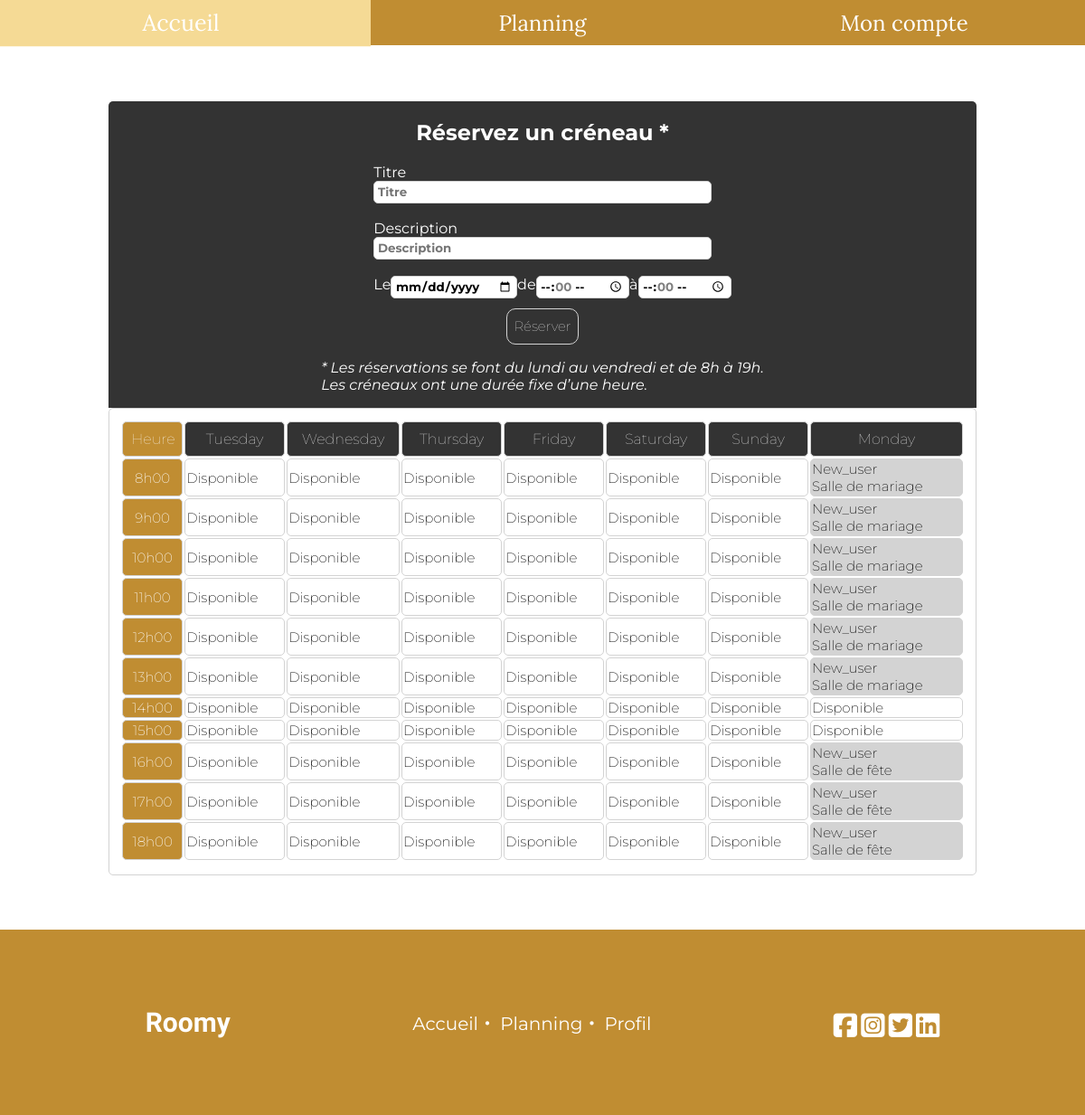
/planning.php (signed in), run on the app's committed database.
### tables this page shows
CREATE TABLE IF NOT EXISTS `reservations` (
  `id` int(11) NOT NULL AUTO_INCREMENT,
  `titre` varchar(255) NOT NULL,
  `description` text NOT NULL,
  `debut` datetime NOT NULL,
  `fin` datetime NOT NULL,
  `id_utilisateur` int(11) NOT NULL,
  PRIMARY KEY (`id`)
);

### functions/get_week_days.php (called while the page is built)
<?php
function getWeekDays()
{
    $nowDay = time();
    $weekDays[] = strftime('%A', $nowDay);
    for ($i = 0; $i < 6; ++$i) {
        $nowDay += (60 * 60 * 24);
        $weekDays[] = strftime('%A', $nowDay);
    }
    return $weekDays;
}

### functions/slot_generator.php (called while the page is built)
<?php
function slot_genrator(int $beginHour, int $endHour): array
{
    $slotFirstHour = [];
    $slot = [];
    $i = 0;
    while ($beginHour < $endHour) {
        $slotFirstHour[] = $beginHour . "h00";
        $slot[] = $slotFirstHour[$i];
        ++$beginHour;
        ++$i;
    }
    return $slot;
}

### planning.php (the view, shortened to what this page needs)
<!DOCTYPE html>
<html lang="fr" dir="ltr">
<head>
    <link rel="stylesheet" href="styles/css/style.css">
    <link href="https://fonts.googleapis.com/css2?family=Lora&display=swap" rel="stylesheet"></head>
<body class="planning-form">
<header>
    <?php
    include("header.php");
    ?>
</header>
<main>
    <div class="content reservation-form">
        <h2>Réservez un créneau *</h2>
        <?php
        include 'reservation-form.php'; ?>
        <p><em> * Les réservations se font du lundi au vendredi et de 8h à 19h.<br>Les créneaux ont une durée fixe
                d’une heure.</em></p>
    </div>
    <div class="week-container-group">
        <table class="week-calendar">
            <thead>
            <tr>
                <th class="heure-titre">Heure</th>
                <?php
                $weekDays = getWeekDays();
                foreach ($weekDays as $weekDay) : ?>
                    <th><?= $weekDay; ?></th>
                    <?php
                endforeach; ?>
            </tr>
            </thead>
            <tbody>
            <?php
            $slots = slot_genrator(8, 19);
            foreach ($slots as $slot) :
                ?>
                <tr>
                    <td class="heure">
                        <?= $slot; ?>
                    </td>
                    <?php
                    $weekDays = getWeekDays();
                    foreach ($weekDays as $weekDay) : ?>
                        <?php
                        $userEventsQry = "select * from `reservationsalles`.`reservations`";
                        $userEventsQryExec = $db->query($userEventsQry);
                        $userEventsFetchExec = $userEventsQryExec->fetch_all(1); ?>
                        <?php
                        $v = 0;
                        foreach ($userEventsFetchExec as $events) : ?>
                            <?php
                            if ((date('G', strtotime($events['debut'])) . "h00") == $slot && (strftime('%A', (date(strtotime($events['debut']))))) == $weekDay) :
                                $v = 1;
                                ?>
                                <td class="reservation">
                                    <?= $_SESSION['user']['login']; ?>
                                    <br>
                                    <a href="reservation.php?id=<?= $events['id'] ?>">
                                    <?= $events['titre']; ?>
                                    </a>
                                </td>
                                <?php
                            endif; ?>
                            <?php
                        endforeach; ?>
                        <?php
                        if ($v == 0) : ?>
                            <td>Disponible</td>
                            <?php
                        endif; ?>
                        <?php
                    endforeach; ?>
                </tr>
                <?php
            endforeach; ?>
            </tbody>
        </table>
    </div>
</main>
<footer>
    <?php
    include("footer.php") ?>
</footer>
</body>
</html>

### header.php (shortened to what this page needs)
<?php
include 'functions/get_week_days.php';
include 'functions/slot_generator.php';
?>
<nav class="navbar">
        <ul>
            <?php if (!isset($_SESSION['user'])) : ?>
                <li><a href="index.php"><h1>Accueil</h1></a></li>
                <li class="resp_head"><a href="connexion.php"><h1>Connexion</h1></a></li>
                <li class="resp_head"><a href="inscription.php"><h1>Inscription</h1></a></li>
                <li class="liste2">
                    <i class="fad fa-bars"></i>
                    <ul class="sous-liste2">
                        <li><a href="connexion.php"><h1>Connexion</h1></a></li>
                        <li><a href="inscription.php"><h1>Inscription</h1></a></li>
                    </ul>
                </li>
            <?php else : ?>
                <li><a href="index.php"><h1>Accueil</h1></a></li>
                <li class="resp_head"><a href="planning.php"><h1>Planning</h1></a></li>
                <li class="liste resp_head">
                    <h1 class="header_autre">Mon compte</h1>
                </li>
            <?php endif; ?>
        </ul>
</nav>

### reservation-form.php (shortened to what this page needs)
<form class="form-reservation-input" action="planning.php" method="post">
    <div class="form_element">
        <label for="titre">Titre</label>
        <input type="text" name="titre" id="titre" value="" required placeholder="Titre" maxlength="30"><br>
    </div>
    <div class="form_element">
        <label for="description">Description</label>
        <input type="text" name="description" id="description" value="" required placeholder="Description" maxlength="30"><br>
    </div>
    <div class="form_element">
        <div class="ligne-form-resa">
            <label for="date_debut">Le</label>
            <input type="date" name="date" id="date_debut" value="" required>
            <label for="heure_debut">de </label>
            <input type="time" name="heure_debut" id="heure_debut" value="" step="3600" min="08:00:00" max="18:00:00" required>
            <label for="heure_fin">à </label>
            <input type="time" name="heure_fin" id="heure_fin" value="" step="3600" min="09:00:00" max="19:00:00" required><br><br>
        </div>
        <button type="submit" name="reservation_button" class="form-reservation_button">Réserver</button>
    </div>
</form>

### footer.php (shortened to what this page needs)
<section class="footer">
    <div class="logo">
        <h1>Roomy</h1>
    </div>
    <div class="menu">
        <?php
                if(isset($_SESSION['user'])){
                echo"
                    <ul>
                        <a href='index.php'><li class=\"after\">Accueil</li></a>
                        <a href='planning.php'><li class=\"after\">Planning</li></a>
                        <a href='profil.php'><li>Profil</li></a>
                    </ul>
                ";
                }
            ?>
    </div>
    <div class="RS">
        <ul>
            <li><a href="https://www.facebook.com"><i class="fab fa-facebook-square"></i></a></li>
            <li><a href="https://www.instagram.com"><i class="fab fa-instagram-square"></i></a></li>
            <li> <a href="https://www.twitter.com"><i class="fab fa-twitter-square"></i></a></li>
            <li><a href="https://www.linkedin.com"><i class="fab fa-linkedin"></i></a></li>
        </ul>
    </div>
</section>

### styles/css/style.css (style rules this page uses)
:root { --dark: #1A1A1A; --light: #EBEBEB; --gold: #c08d32; --soft-gold: #F5DA95; --dark-gold: #CE8025; }
.content { max-width: 1400px; margin: 0 auto; height: 100%; display: flex; flex-direction: column; }
html, body { margin: 0; padding: 0; }
a { text-decoration: none; color: inherit; }
* { transition: ease 0.05s; box-sizing: border-box; }
header h1, header h2, header h3, header h4, header h5, header h6, header ul, header li { margin: 0; font-weight: normal; }
header ul, header li { list-style: none; padding: 0; height: 50px; }
header { background-color: #c08d32; color: white; font-family: 'Lora'; border-bottom:0.5px solid white; z-index:4; }
.navbar { max-width: 1400px; margin: 0 auto; border-bottom:0.5px solid white; }
.navbar > ul { display: flex; flex-direction: row; justify-content: space-around; align-items: center; }
.navbar ul li { flex: 1; }
.liste { position: relative; }
header a, .header_autre { height: 100%; display: flex; flex-direction: column; justify-content: center; align-items: center; }
.footer { display: flex; flex-direction: row; align-items: center; justify-content: space-around; background-color: #C08D32; color: white; padding: 5%; font-family: 'Montserrat'; }
.footer ul, .footer li { padding: 0; }
.after:after { content: "・"; color: white; }
.menu ul li { display: inline; font-size: 20px; }
.RS ul li a { font-size: 40px; }
.RS ul li { display: inline; }
.footer i { font-size: 30px; }
.logo { display: inline; }
.logo h1 { font-family: 'Courgette', cursive; font-size: 30px; }
.planning-form { background:url(https://www.solcolor.fr/3137-thickbox_default/papier-peint-a-motif-retro-orange-et-gris-grandeco.jpg) center fixed; background-size:contain; }
.reservation-form { background-color:#333; color:white; border-top-right-radius:5px; border-top-left-radius:5px; }
.reservation-form h2, p { font-family: 'Montserrat', sans-serif; }
.week-container-group { display: flex; justify-content: center; margin-bottom: 5%; }
.week-calendar { width:80%; padding:1%; }
.week-container-group table { background-color:white; }
.week-calendar th, td, table { border: 0.1px solid lightgray; font-family: 'Montserrat', sans-serif; font-weight: 100; border-radius:5px; }
.week-calendar th { background-color: #333; color: white; height: 20px; padding: 1%; }
.week-calendar td { font-size:15px; font-weight:200; }
.week-calendar .heure-titre { color:white; background-color:#C08D32; }
.week-calendar .heure { background-color:#C08D32; color:white; text-align: center; }
.week-calendar .reservation { background-color: lightgray; }
.form_element { display:flex; flex-direction: column; }
.reservation-form { display: flex; flex-direction: column; align-items: center; justify-content: center; width:80%; margin-top:5%; }
.form-reservation-input label { font-family: 'Montserrat', sans-serif; }
.form-reservation-input input[type="text"], .form-reservation-input input[type="date"], .form-reservation-input input[type="time"] { border-radius:5px; border:0.1px solid lightgray; height:25px; outline-color:#C08D32; font-family: 'Montserrat', sans-serif; padding:1%; font-weight:bold; }
.form-reservation-input input[type="date"] { width:40%; }
.ligne-form-resa { display:flex; justify-content: space-around; }
.form-reservation_button { border-radius:10px; height:40px; border:0.1px solid lightgray; font-family: 'Montserrat', sans-serif; padding:2%; font-size:15px; background-color:#333; color:white; font-weight:100; outline:none; align-self: center; }

### data on the page
reservations: titre "Salle de mariage"
reservations: titre "Salle de mariage"
reservations: titre "Salle de mariage"
reservations: titre "Salle de mariage"
reservations: titre "Salle de mariage"
reservations: titre "Salle de mariage"
reservations: titre "Salle de fête"
reservations: titre "Salle de fête"
reservations: titre "Salle de fête"

### other printed values
$weekDay "Tuesday"
$weekDay "Wednesday"
$weekDay "Thursday"
$weekDay "Friday"
$weekDay "Saturday"
$weekDay "Sunday"
$weekDay "Monday"
$slot "8h00"
$slot "9h00"
$slot "10h00"
$slot "11h00"
$slot "12h00"
$slot "13h00"
$slot "14h00"
$slot "15h00"
